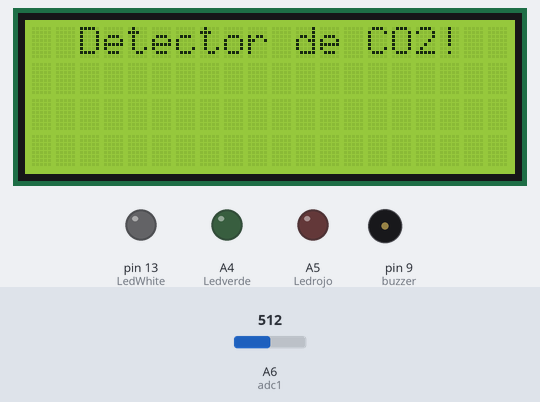
The sketch below on a simulated Arduino Nano, built with avr-gcc and run on an emulated ATmega328P. Parts: 20×4 character LCD, output pins drawn as LEDs (lit = HIGH), buzzer (waves = sounding, pin HIGH). Inputs (shaded band) come from the test bench; at power-on: A6 (adc1) = 512. What the sketch prints to the serial monitor is not drawn.

Above: at 2.6 s.
At 4.7 s:
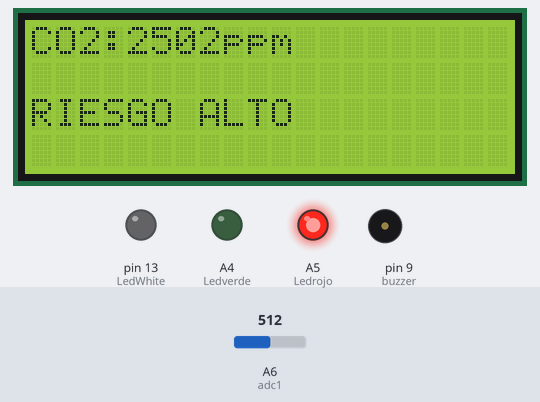
4.8 s: A6 (adc1) set to 174
6.3 s: A6 (adc1) set to 151
At 7.4 s:
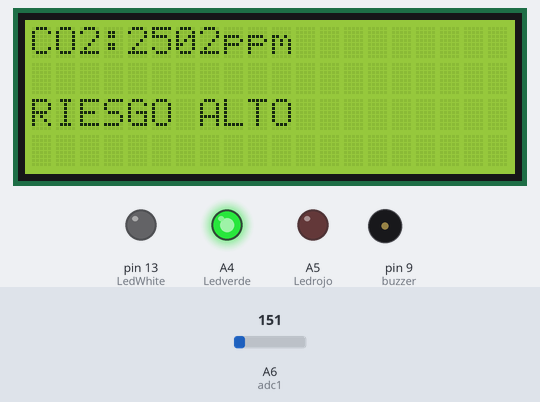
8.0 s: A6 (adc1) set to 306
At 8.5 s:
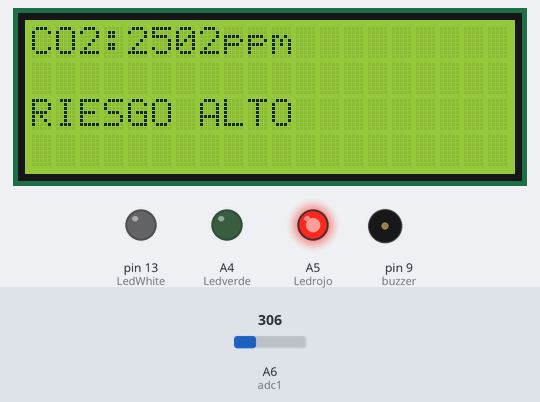
9.5 s: A6 (adc1) set to 122
At 32.7 s:
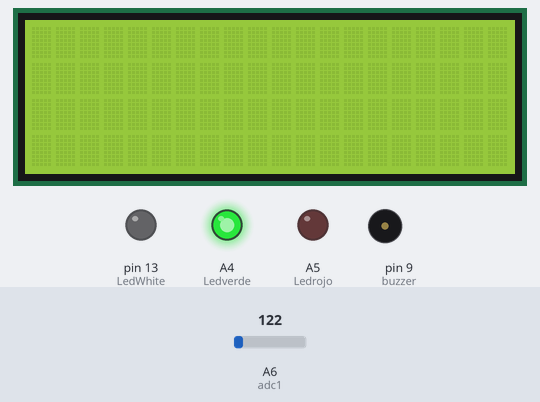
Timing chart, 0 to 33.5 s (numbered marks = the images above; inputs shaded):
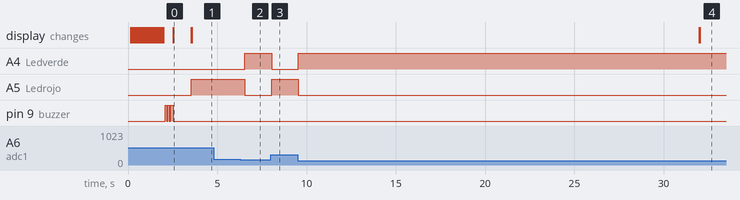

The sketch:

CO2_EE85.ino
```cpp
/******************************************************************************/
// CO-Dos
// Para Utilizar en NANO Experimental!!!
// EE850 conectado al J5 pin 2 entrada analogica A6.
//
//*****************************************************************************/

#include <LiquidCrystal.h>
#include <TimeLib.h> // RTC interno Arduino
#include <LiquidCrystal.h>
#include <PString.h>

LiquidCrystal lcd(12, 11,6 ,5, 4, 3, 2);
char LCD[81] =  "CO2:                " // 0-19 Primera línea
                "                    " // 20-39 Segunda línea
                "                    " // 40-59 Tercera línea
                "                    ";// 60-79 Cuarta línea
int LCDPtr = 0; //Puntero del array del LCD. Va de 0 a 79
int temp = 0; // Temporal
int aux = 0;
int multPpm = 1000;
char AuxStr[11] = "          "; // Array auxiliar para PString
int  AuxStrPtr = 0; //Puntero auxiliar para PString. Va de 0 a 10
float cteAdc = 0.004887585;
int adc1 = A6;
int adc2 = A7;
int lecturaEE850G = 0;

String partpormill = "ppm";
String dangerzone = "RIESGO ALTO";
String safezone =   "RIESGO BAJO";
//
int LedWhite = 13; // Led blanco en pcb Arduino Nano
int Ledrojo = A5; // Led rojo (led bicolor)
int Ledverde = A4; // Led verde (led bicolor)
int buzzer = 9; // Buzzer
// Temporización de loop rápido y loop lento
int Delta = 500;
int Delta_millis;
int millis_Ant;
int millis_Now;

/*******************************************************************************
leerADC: LECTURA ADC (J5)
*******************************************************************************/
void leerADC()
{
	lecturaEE850G = analogRead(adc1)* cteAdc * multPpm;//
	PString mystring(AuxStr, sizeof(AuxStr)); //zona sin mucho entendimiento, pero anda.
	mystring = lecturaEE850G; //mando un Pstring "mystring" con el valor medido

	AuxStrPtr=0;
	temp = 4;
	while (AuxStrPtr < mystring.length()){ //desde 0 a la longitud de mystring (que es el valor del ADC)
		LCD[temp] = AuxStr[AuxStrPtr]; //pasa numero a numero el valor del ADC a la posicion correspondiete en el LCD
		AuxStrPtr++;
		temp++;
	}
	if (mystring.length()<4){//borro caracteres que puedan quedar de mediciones de 4 digitos.
		LCD[10]=' ';
	}
	AuxStrPtr=0;
	while (AuxStrPtr < 3){
		LCD[temp] = partpormill[AuxStrPtr];
		AuxStrPtr++;
		temp++;
	}
}

/******************************************************************************
semaforo: Manejo alertas, led y texto en pantalla
*******************************************************************************/
void semaforo(void)
{
	if (lecturaEE850G < 800){
		digitalWrite(Ledverde, HIGH);
		digitalWrite(Ledrojo, LOW);
		AuxStrPtr=0;
		temp = 40;
		while (AuxStrPtr < 11){ //desde 0 a la longitud de mystring (que es el valor del ADC)
			LCD[temp] = safezone[AuxStrPtr];
			AuxStrPtr++;
			temp++;
		}
    }
	else{
		digitalWrite(Ledrojo, HIGH);
		digitalWrite(Ledverde, LOW);
		AuxStrPtr=0;
		temp = 40;
		while (AuxStrPtr < 11){ //desde 0 a la longitud de mystring (que es el valor del ADC)
			LCD[temp] = dangerzone[AuxStrPtr];
			AuxStrPtr++;
			temp++;
		}
    }
}

/******************************************************************************
printSerial: Impresiones por puerto serie
*******************************************************************************/
void printSerial(void)
{
	Serial.print("Concentración =");
	Serial.print(lecturaEE850G);
	Serial.println(" ppm");
	Serial.println(" ");
}
/*******************************************************************************
LCD_Refresh: Manejo del LCD
*******************************************************************************/
void LCD_Refresh()
{
	/* Escribo la fila 0 */
	if (LCDPtr < 20){
		lcd.setCursor(LCDPtr,0);
		lcd.print(LCD[LCDPtr]);
	};
	/* Escribo la fila 1 */
	if ((LCDPtr >= 20) && (LCDPtr < 40)){
		lcd.setCursor(LCDPtr - 20,1);
		lcd.print(LCD[LCDPtr]);
	};
	/* Escribo la fila 2 */
	if ((LCDPtr >= 40) && (LCDPtr < 60)){
		lcd.setCursor(LCDPtr-40,2);
		lcd.print(LCD[LCDPtr]);
	};
	/* Escribo la fila 3 */
	if ((LCDPtr >= 60) && (LCDPtr < 80)){
		lcd.setCursor(LCDPtr-60,3);
		lcd.print(LCD[LCDPtr]);
	};
	/* Incremento el puntero y si llegó a 80 lo reseteo */
	LCDPtr = LCDPtr + 1;
	if (LCDPtr == 80){
		LCDPtr = 0;
	};
}

/******************************************************************************
The_Pac_Sound: el sonido de arranque
*******************************************************************************/
void The_Pac_Sound(void)
{
	digitalWrite(buzzer, HIGH); // ON
	delay(75);
	digitalWrite(buzzer, LOW); // OFF
	delay(75);
	digitalWrite(buzzer, HIGH); // ON
	delay(75);
	digitalWrite(buzzer, LOW); // OFF
	delay(75);
	digitalWrite(buzzer, HIGH); // ON
	delay(150);
	digitalWrite(buzzer, LOW); // OFF
}
/******************************************************************************
Scrol Inicio
*******************************************************************************/
void scrollInicio(void)
{
	for (int i = 0; i < 20; i++)
	{
		lcd.setCursor(i,3);
		lcd.print("*");
		lcd.setCursor(i,2);
		lcd.print("*");
		lcd.setCursor(i,1);
		lcd.print("*");
		lcd.setCursor(i,0);
		lcd.print("*");
		delay(100);
	}
}
/*******************************************************************************
Setup
*******************************************************************************/

void setup()
{
	pinMode(LedWhite, OUTPUT); //Defino como salida la pata que tiene el led blanco
	pinMode(Ledrojo, OUTPUT); //Defino como salida la pata que tiene el led rojo
	pinMode(Ledverde, OUTPUT); //Defino como salida la pata que tiene el led verde
	pinMode(buzzer, OUTPUT);
	Serial.begin(9600);
	lcd.begin(20, 4); // Inicializo el lcd de 20 x 4
	Serial.println("CO2 EE850");
	lcd.clear();
	scrollInicio();
	The_Pac_Sound();
	lcd.clear();
	lcd.setCursor(2,0);
	lcd.print("Detector de CO2!");
	delay(1000);
}

/*******************************************************************************
Loop
*******************************************************************************/
void loop()
{
	millis_Now = millis();
	Delta_millis = millis_Now - millis_Ant;
	LCD_Refresh();
	if(Delta_millis >= Delta){// Loop lento (500ms)
		millis_Ant = millis_Now;
		leerADC();
		semaforo();
		printSerial();
	}
}
```

Measured:
- the behaviour switches between 164 and 163 on A6 (adc1) (found by bisection; images 1 and 2)
- after the input at 4.8 s, every drawn part: stays the same
- after the input at 6.3 s, A4 (Ledverde): LOW → HIGH after 0.24 s; A5 (Ledrojo): HIGH → LOW after 0.24 s
- after the input at 8.0 s, A4 (Ledverde): HIGH → LOW at once; A5 (Ledrojo): LOW → HIGH at once
- after the input at 9.5 s, A4 (Ledverde): LOW → HIGH at once; A5 (Ledrojo): HIGH → LOW at once
